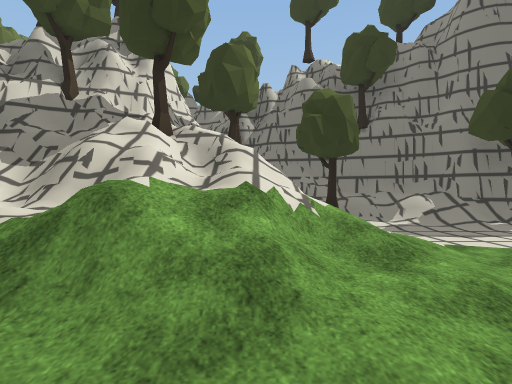
View 1 (above)

24 first-person views from a walk through a 3-D level made in the Unity game engine. The camera is 1.3 m above the floor, looks level and sees 80° across. The floor is counted in squares, 2 m on a side. Each view is taken from the middle of a square. On the plan, view 1 faces up. The plan holds only what a view shows up to about 10 squares ahead; the rest is blank. The place goes on beyond the plan. Some animated figures are not drawn. Some surface patterns are stand-ins.

View 2
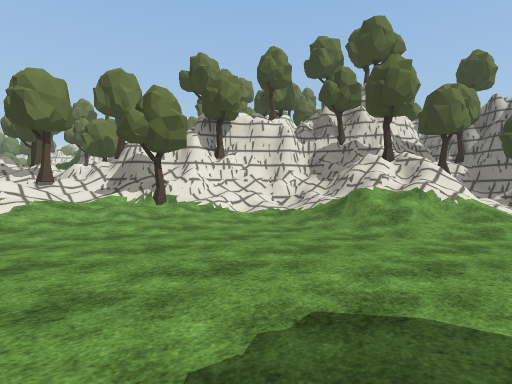

View 3
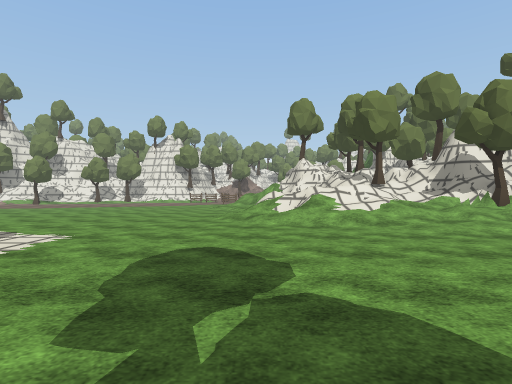

View 4
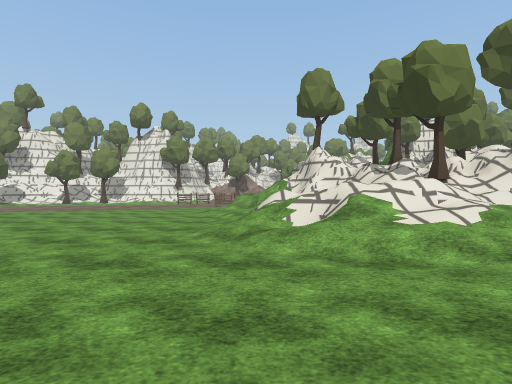

View 5
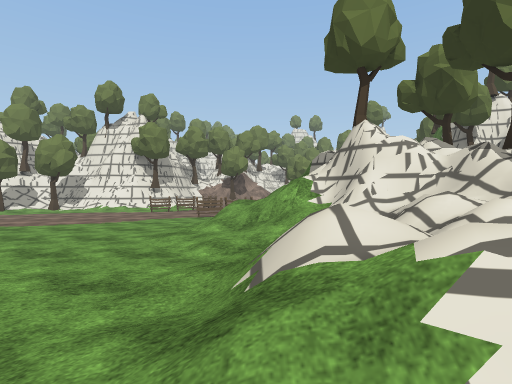

View 6
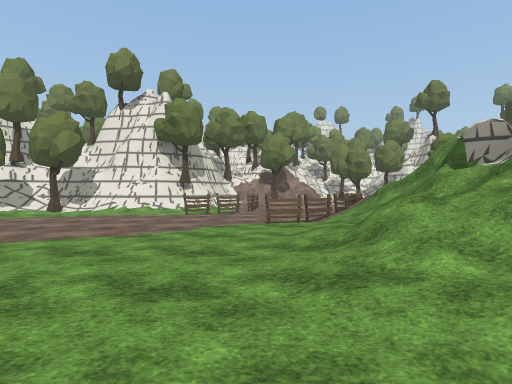

View 7
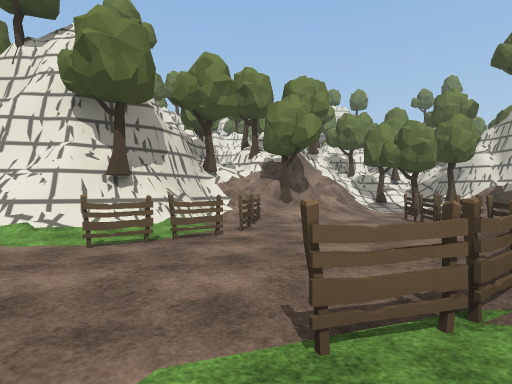

View 8
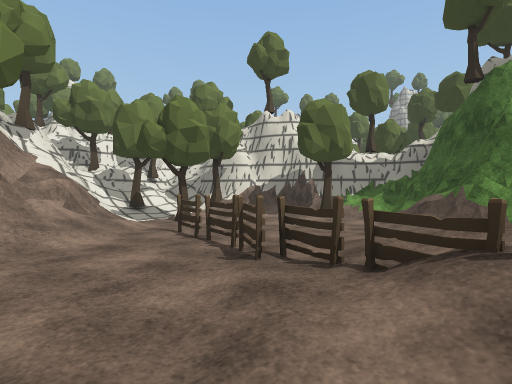

View 9
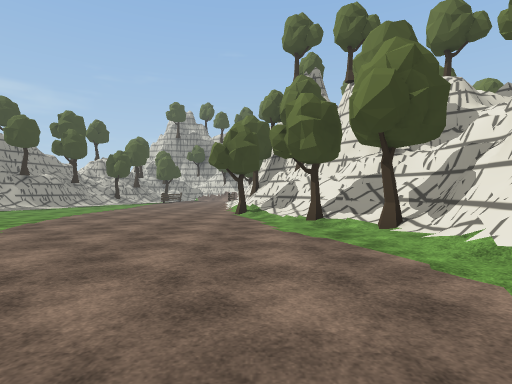

View 10
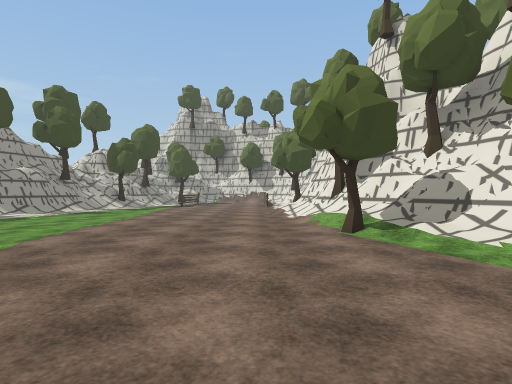

View 11
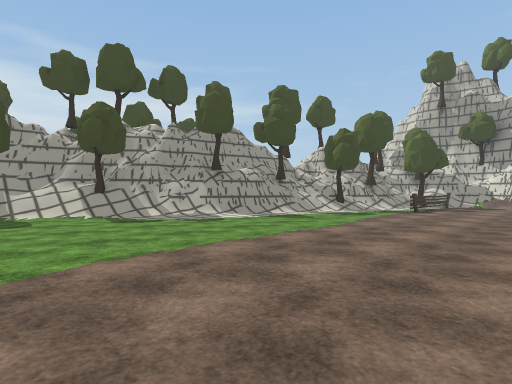

View 12
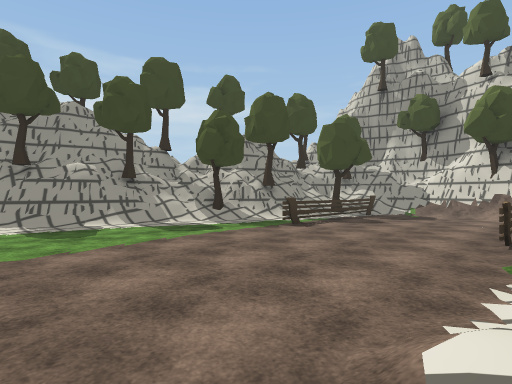

View 13
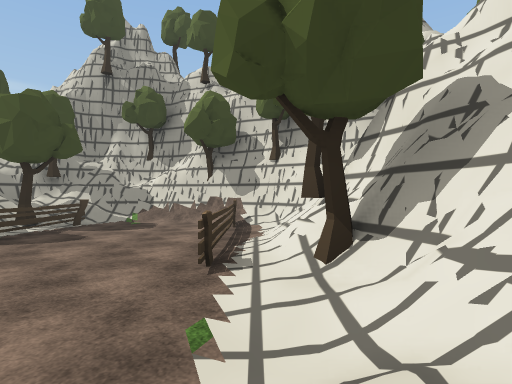

View 14
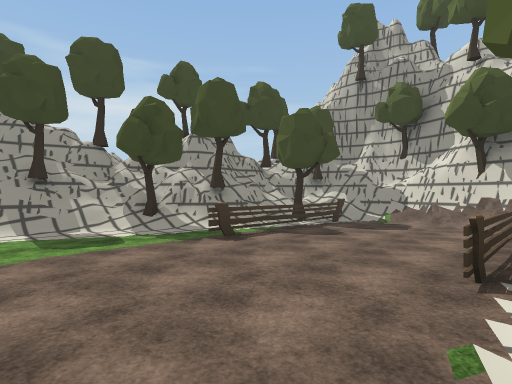

View 15
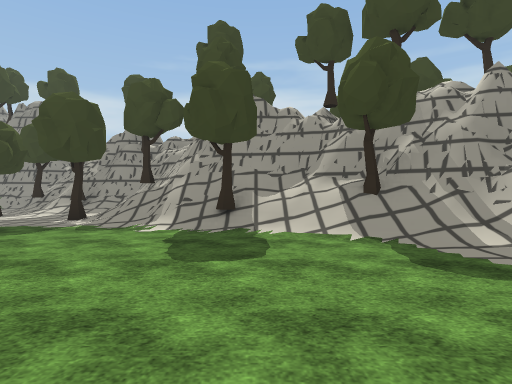

View 16
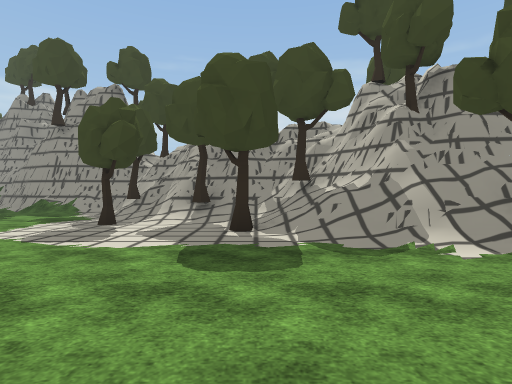

View 17
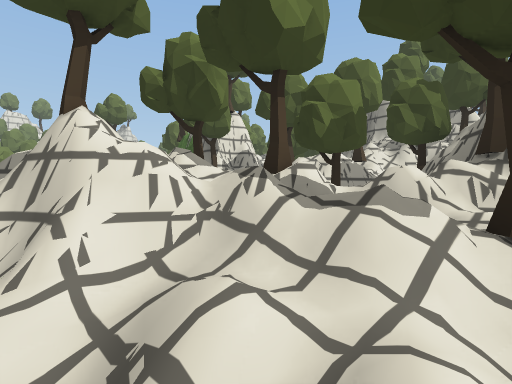

View 18
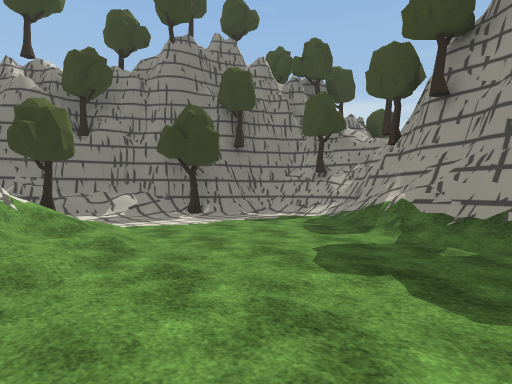

View 19
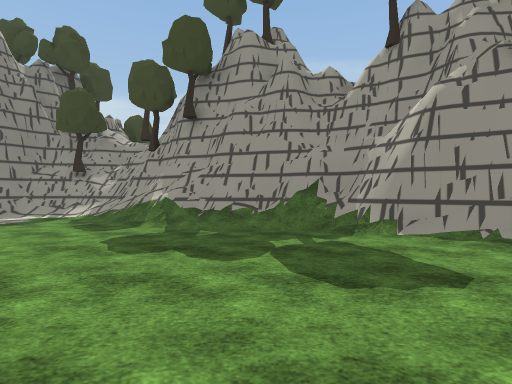

View 20
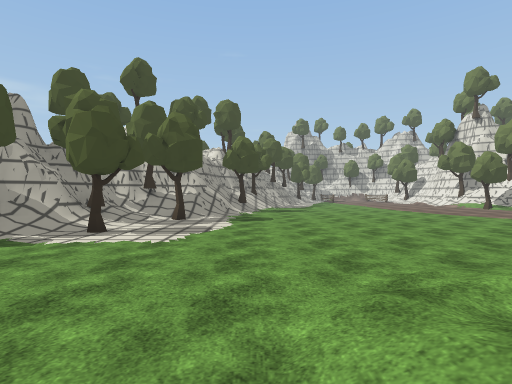

View 21
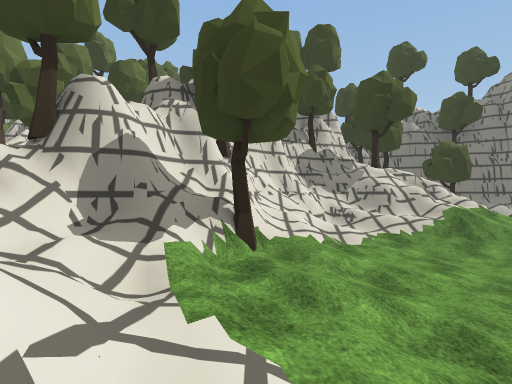

View 22
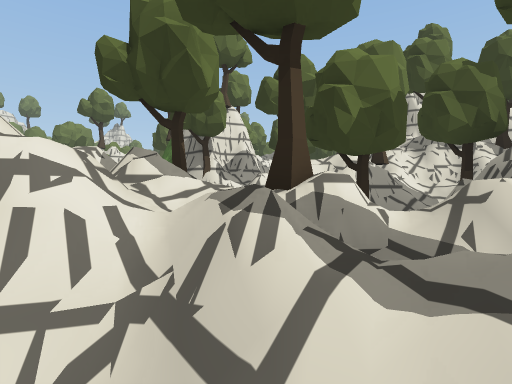

View 23
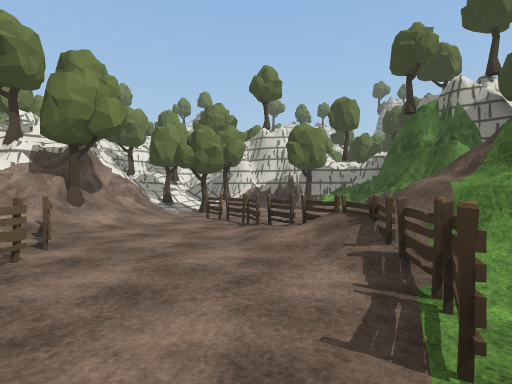

View 24
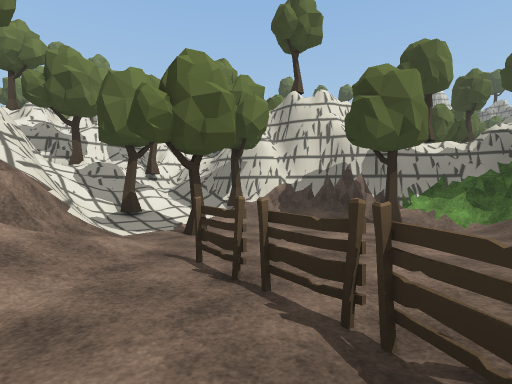

### Floor plan
Key: @ floor where view 1 was taken; # wall or solid block; x gap in a wall; . main floor; : floor 1.25 m higher than the main floor; + floor 2.25 m higher than the main floor; * floor 2.75 m higher than the main floor; % floor 3.25 m higher than the main floor; & floor 3.75 m higher than the main floor; / step, stairs or slope; = window, fence, low wall or low ledge; v drop or lower ground; T tree; F fence; H thing the floor can be seen under or through.
Columns run from 27 left of view 1 to 9 right of it. Each row starts with its distance up from view 1.
  8                            ####
  7                 ###      ###/####
  6               ### #     ### /T=/##
  5                 TvT    ##TT=/...T###
  4                ====   ### +=//..../#
  3             #   T##   #=#=////..../#
  2       ####  ##T&#=T####//////....//##
  1      ###=######=##=####//////...//##
  0     ###T//##  == T=###T//..@..../##
 -1 #####//../=   #== ###////.......###
 -2 ##//T.....     T*T#=T////.......##
 -3 ##///T..../ x  &%##//////.......#
 -4 #T/T/..F.///=##=T#=/////.......##
 -5 #####=/.FFF/==#/////////......##
 -6     ##//..//F////=/////....../#
 -7      #T/.....F/////.//......./#
 -8      ##FFF...F.............../#
 -9      ###=#F.................//#
-10       ####F...............T/T##
-11         ##/................/##
-12          #/.............../T#
-13          #/..............T//#
-14         ##T.............//:##
-15         #//T......  ..../=##
-16         ###/.........../T###
-17          ##//..........//##
-18           ##T..........//#
-19           ##//......../T##
-20            #T/......../##
-21            ##/......./=#
-22             #/......./T#
-23             #/.......###
-24             #/....../##
-25            ##/....../##
-26            #T/#..H./T=#
-27            #T/#..H./###
-28            ##/=..H.T##
-29             # =..=.=#
-30             #=#...T #
-31              #//////#
-32              ####==T#
-33                 #T###
-34                  T

Positions as (right, up) in squares from view 1, and headings:
1: (0, 0), facing up
2: (2, -4), facing up-left
3: (2, -6), facing left
4: (-1, -6), facing left
5: (-5, -6), facing left
6: (-8, -8), facing left
7: (-13, -8), facing left
8: (-16, -7), facing up-left
9: (-15, -9), facing down
10: (-13, -13), facing down
11: (-13, -16), facing down-right
12: (-14, -21), facing down-right
13: (-14, -23), facing down
14: (-14, -23), facing down-right
15: (-9, -17), facing right
16: (-7, -13), facing right
17: (-7, -5), facing up-left
18: (0, -2), facing up-right
19: (-1, -2), facing right
20: (-4, -4), facing down
21: (-5, -4), facing up
22: (-8, -4), facing up-left
23: (-14, -9), facing up-left
24: (-18, -6), facing up-left
